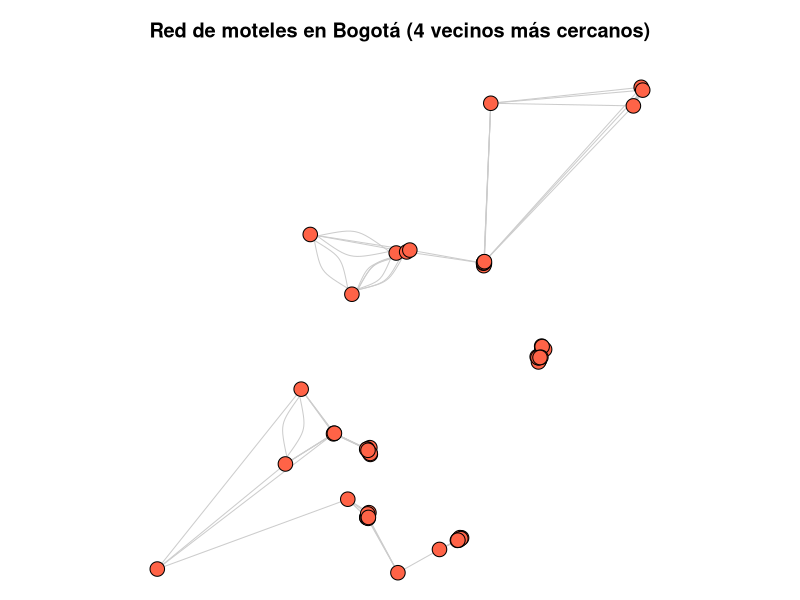
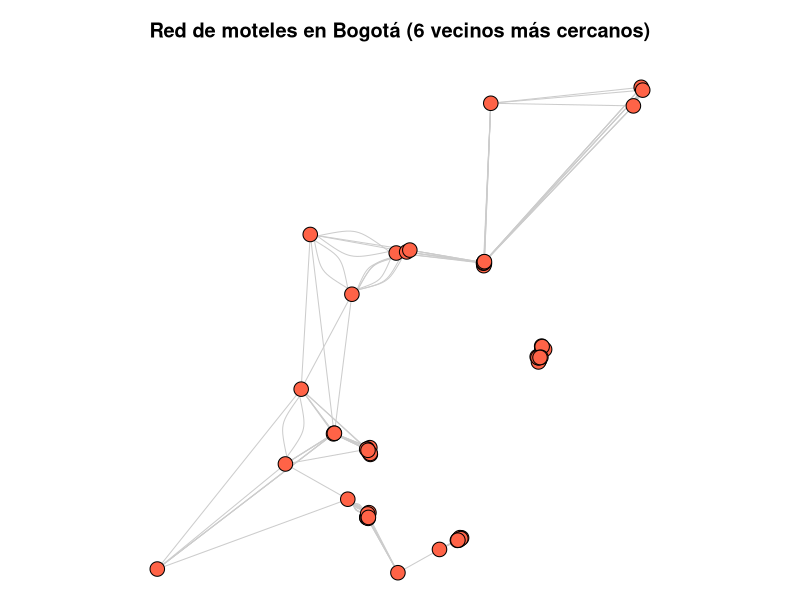
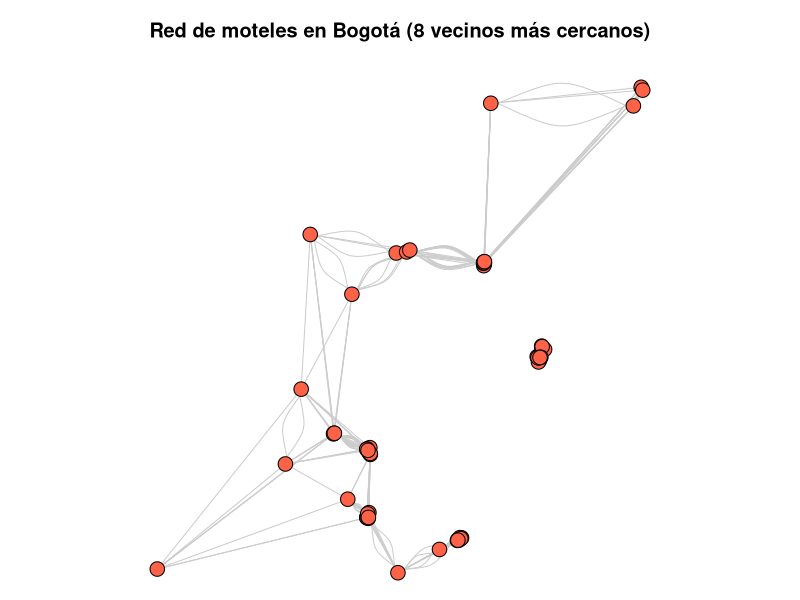

These figures' R source, in order:
## ---- chunk 1
#| echo: false
#| warning: false
library(ggplot2)
df_moteles <- read.csv("Moteles_Final.csv")
coords_completo <- as.matrix(
  na.omit(df_moteles[, c("lat", "lon")]) * pi / 180
)

## ---- chunk 2
#| echo: false
#| warning: false
library(geosphere)  # para distancias Haversine
library(igraph)     # para la red

k <- 4
df_moteles_valid <- subset(df_moteles, !is.na(lat) & !is.na(lon))
rownames(df_moteles_valid) <- NULL  # similar a reset_index

# Matriz de coordenadas (geosphere usa lon, lat en grados)
coords_moteles <- as.matrix(df_moteles_valid[, c("lon", "lat")])

# Matriz de distancias Haversine (en metros)
dist_mat <- distm(coords_moteles, fun = distHaversine)

# Evitar que un punto se escoja a sí mismo como vecino
diag(dist_mat) <- Inf

# Índices de los k vecinos más cercanos para cada punto
# (cada fila: índices de los k vecinos más cercanos)
idx <- t(apply(dist_mat, 1, function(x) order(x)[1:k]))

# Crear el grafo
n <- nrow(df_moteles_valid)
G_motel_4 <- make_empty_graph(n = n, directed = FALSE)

# Añadir atributos de los nodos
V(G_motel_4)$nombre <- df_moteles_valid$nombre
V(G_motel_4)$rating <- df_moteles_valid$rating

# Construir lista de aristas y pesos (distancia en km)
edge_list <- list()
weights <- c()
cnt <- 1

for (i in 1:n) {
  for (j in idx[i, ]) {
    edge_list[[cnt]] <- c(i, j)
    weights[cnt] <- dist_mat[i, j] / 1000  # metros -> km
    cnt <- cnt + 1
  }
}

# Pasar a matriz y añadir aristas al grafo
edges_mat <- do.call(rbind, edge_list)
G_motel_4 <- add_edges(G_motel_4, t(edges_mat))
E(G_motel_4)$weight <- weights

# Normalizar coordenadas para el layout (como en tu código Python)
x <- (df_moteles_valid$lon - min(df_moteles_valid$lon)) /
     (max(df_moteles_valid$lon) - min(df_moteles_valid$lon))

y <- (df_moteles_valid$lat - min(df_moteles_valid$lat)) /
     (max(df_moteles_valid$lat) - min(df_moteles_valid$lat))

pos <- cbind(x, y)

# En Windows:
dev.new(width = 10, height = 8)
# En RStudio también puedes simplemente agrandar el panel "Plots".
# Márgenes casi nulos
par(mar = c(0, 0, 3, 0))

# Graficar el grafo (más grande y claro)
plot(
  G_motel_4,
  layout       = pos,
  vertex.size  = 6,          # antes 3
  vertex.label = NA,
  vertex.color = "tomato",
  edge.color   = "gray80",
  edge.width   = 1,          # aristas más visibles
  main         = "Red de moteles en Bogotá (4 vecinos más cercanos)",
  cex.main     = 1.8         # título más grande
)


## ---- chunk 3
#| echo: false
#| warning: false
# Número de vecinos cercanos
k <- 6
# Filtrar moteles con coordenadas válidas (equivalente a dropna y reset_index)
df_moteles_valid <- subset(df_moteles, !is.na(lat) & !is.na(lon))
rownames(df_moteles_valid) <- NULL  # similar a reset_index

# Matriz de coordenadas (geosphere usa lon, lat en grados)
coords_moteles <- as.matrix(df_moteles_valid[, c("lon", "lat")])

# Matriz de distancias Haversine (en metros)
dist_mat <- distm(coords_moteles, fun = distHaversine)

# Evitar que un punto se escoja a sí mismo como vecino
diag(dist_mat) <- Inf

# Índices de los k vecinos más cercanos para cada punto
# (cada fila: índices de los k vecinos más cercanos)
idx <- t(apply(dist_mat, 1, function(x) order(x)[1:k]))

# Crear el grafo
n <- nrow(df_moteles_valid)
G_motel_4 <- make_empty_graph(n = n, directed = FALSE)

# Añadir atributos de los nodos
V(G_motel_4)$nombre <- df_moteles_valid$nombre
V(G_motel_4)$rating <- df_moteles_valid$rating

# Construir lista de aristas y pesos (distancia en km)
edge_list <- list()
weights <- c()
cnt <- 1

for (i in 1:n) {
  for (j in idx[i, ]) {
    edge_list[[cnt]] <- c(i, j)
    weights[cnt] <- dist_mat[i, j] / 1000  # metros -> km
    cnt <- cnt + 1
  }
}

# Pasar a matriz y añadir aristas al grafo
edges_mat <- do.call(rbind, edge_list)
G_motel_4 <- add_edges(G_motel_4, t(edges_mat))
E(G_motel_4)$weight <- weights

# Normalizar coordenadas para el layout (como en tu código Python)
x <- (df_moteles_valid$lon - min(df_moteles_valid$lon)) /
     (max(df_moteles_valid$lon) - min(df_moteles_valid$lon))

y <- (df_moteles_valid$lat - min(df_moteles_valid$lat)) /
     (max(df_moteles_valid$lat) - min(df_moteles_valid$lat))

pos <- cbind(x, y)

# En Windows:
dev.new(width = 10, height = 8)
# En RStudio también puedes simplemente agrandar el panel "Plots".
# Márgenes casi nulos
par(mar = c(0, 0, 3, 0))

# Graficar el grafo (más grande y claro)
plot(
  G_motel_4,
  layout       = pos,
  vertex.size  = 6,          # antes 3
  vertex.label = NA,
  vertex.color = "tomato",
  edge.color   = "gray80",
  edge.width   = 1,          # aristas más visibles
  main         = "Red de moteles en Bogotá (6 vecinos más cercanos)",
  cex.main     = 1.8         # título más grande
)

## ---- chunk 4
#| echo: false
#| warning: false
# Número de vecinos cercanos
k <- 8

# Filtrar moteles con coordenadas válidas (equivalente a dropna y reset_index)
df_moteles_valid <- subset(df_moteles, !is.na(lat) & !is.na(lon))
rownames(df_moteles_valid) <- NULL  # similar a reset_index

# Matriz de coordenadas (geosphere usa lon, lat en grados)
coords_moteles <- as.matrix(df_moteles_valid[, c("lon", "lat")])

# Matriz de distancias Haversine (en metros)
dist_mat <- distm(coords_moteles, fun = distHaversine)

# Evitar que un punto se escoja a sí mismo como vecino
diag(dist_mat) <- Inf

# Índices de los k vecinos más cercanos para cada punto
# (cada fila: índices de los k vecinos más cercanos)
idx <- t(apply(dist_mat, 1, function(x) order(x)[1:k]))

# Crear el grafo
n <- nrow(df_moteles_valid)
G_motel_4 <- make_empty_graph(n = n, directed = FALSE)

# Añadir atributos de los nodos
V(G_motel_4)$nombre <- df_moteles_valid$nombre
V(G_motel_4)$rating <- df_moteles_valid$rating

# Construir lista de aristas y pesos (distancia en km)
edge_list <- list()
weights <- c()
cnt <- 1

for (i in 1:n) {
  for (j in idx[i, ]) {
    edge_list[[cnt]] <- c(i, j)
    weights[cnt] <- dist_mat[i, j] / 1000  # metros -> km
    cnt <- cnt + 1
  }
}

# Pasar a matriz y añadir aristas al grafo
edges_mat <- do.call(rbind, edge_list)
G_motel_4 <- add_edges(G_motel_4, t(edges_mat))
E(G_motel_4)$weight <- weights

# Normalizar coordenadas para el layout (como en tu código Python)
x <- (df_moteles_valid$lon - min(df_moteles_valid$lon)) /
     (max(df_moteles_valid$lon) - min(df_moteles_valid$lon))

y <- (df_moteles_valid$lat - min(df_moteles_valid$lat)) /
     (max(df_moteles_valid$lat) - min(df_moteles_valid$lat))

pos <- cbind(x, y)

# En Windows:
dev.new(width = 10, height = 8)
# En RStudio también puedes simplemente agrandar el panel "Plots".
# Márgenes casi nulos
par(mar = c(0, 0, 3, 0))

# Graficar el grafo (más grande y claro)
plot(
  G_motel_4,
  layout       = pos,
  vertex.size  = 6,          # antes 3
  vertex.label = NA,
  vertex.color = "tomato",
  edge.color   = "gray80",
  edge.width   = 1,          # aristas más visibles
  main         = "Red de moteles en Bogotá (8 vecinos más cercanos)",
  cex.main     = 1.8         # título más grande
)
